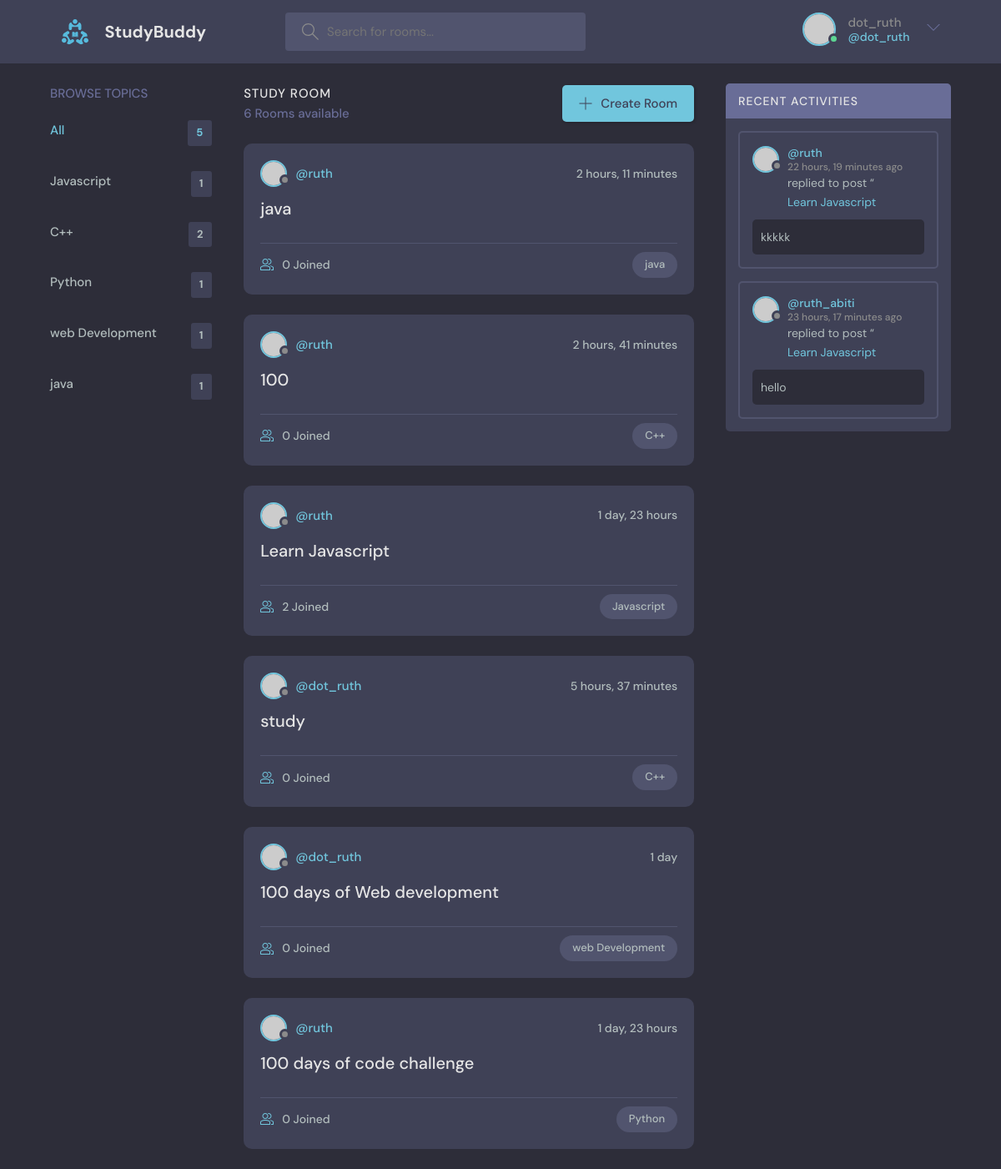
Screenshot of / (signed in) with the database file from the repository.
### base/models.py (models this page shows, shortened)
class Topic(models.Model):
    name = models.CharField(max_length=200)
    def __str__(self):
        return self.name

class Room(models.Model):
    host = models.ForeignKey(User, on_delete=models.SET_NULL, null=True)
    topic = models.ForeignKey(Topic, on_delete=models.SET_NULL, null=True)
    name = models.CharField(max_length=200)
    description = models.TextField(null=True, blank=True)
    participants = models.ManyToManyField(
        User, related_name='participants', blank=True)
    updated = models.DateTimeField(auto_now=True)
    created = models.DateTimeField(auto_now_add=True)
    class Meta:
        ordering = ['-updated', '-created']
    def __str__(self):
        return self.name

class Message(models.Model):
    user = models.ForeignKey(User, on_delete=models.CASCADE)
    room = models.ForeignKey(Room, on_delete=models.CASCADE)
    body = models.TextField()
    updated = models.DateTimeField(auto_now=True)
    created = models.DateTimeField(auto_now_add=True)
    class Meta:
        ordering = ['-updated', '-created']

### base/views.py (the view)
# urls.py: path('', views.home, name="home"),
def home(request):
    q = request.GET.get('q') if request.GET.get('q') != None else ''
    rooms = Room.objects.filter(Q(topic__name__icontains=q) |
                                Q(name__icontains=q) | Q(description__icontains=q))
    room_count = rooms.count
    room_message = Message.objects.filter(Q(room__name__icontains=q))
    topics = Topic.objects.all()
    context = {'rooms': rooms, 'topics': topics,
               'room_count': room_count, 'room_message': room_message}
    return render(request, 'base/home.html', context)

### base/templates/base/home.html (shortened to what this page needs)
{% extends 'main.html' %}
{% block content %}
    <main class="layout layout--3">
      <div class="container">
        {% include 'base/topics_component.html'%}
        <div class="roomList">
          <div class="roomList__header">
            <div>
              <h2>Study Room</h2>
              <p>{{room_count}} Rooms available</p>
            </div>
            <a class="btn btn--main" href="{% url 'create-room' %}">
              <svg version="1.1" xmlns="http://www.w3.org/2000/svg" width="32" height="32" viewBox="0 0 32 32">
                <title>add</title>
                <path
                  d="M16.943 0.943h-1.885v14.115h-14.115v1.885h14.115v14.115h1.885v-14.115h14.115v-1.885h-14.115v-14.115z"
                ></path>
              </svg>
              Create Room
            </a>
          </div>
          {% include 'base/feed_component.html' %}
        </div>
        {% include 'base/activities_component.html'%}
      </div>
    </main>
{% endblock content %}

### templates/navbar.html (shortened to what this page needs)
{% load static %}
<header class="header header--loggedIn">
   <div class="container">
     <a href="/" class="header__logo">
       <img src="{% static 'Images/logo.svg' %}" />
       <h1>StudyBuddy</h1>
     </a>
     <form class="header__search" method="GET" action="{% url 'home' %}">
       <label>
         <input placeholder="Search for rooms..." name="q" />
       </label>
     </form>
     <nav class="header__menu">
      {% if request.user.is_authenticated %}
       <div class="header__user">
         <a href="{% url 'user-profile' user.id%}">
           <div class="avatar avatar--medium active">
             <img src="https://randomuser.me/api/portraits/men/37.jpg" />
           </div>
           <p>{{request.user}} <span>@{{request.user}}</span></p>
         </a>
         <button class="dropdown-button">
           <svg version="1.1" xmlns="http://www.w3.org/2000/svg" width="32" height="32" viewBox="0 0 32 32">
             <title>chevron-down</title>
             <path d="M16 21l-13-13h-3l16 16 16-16h-3l-13 13z"></path>
           </svg>
         </button>
       </div>
       {% else %}
       <a href="{% url 'login' %}">
         <img src="{% static 'Images/avatar.svg' %}" />
         <p>Login</p>
       </a>
       {% endif %}
     </nav>
   </div>
 </header>

### base/templates/base/topics_component.html
<div class="topics">
    <div class="topics__header">
      <h2>Browse Topics</h2>
    </div>
    <ul class="topics__list">
      <li>
        <a href="{% url 'home'%}" class="active">All <span>{{topics.count}}</span></a>
      </li>
      {% for topic in topics%}
      <li>
        <a href="{% url 'home'%}?q={{topic.name}}">{{topic.name}} <span>{{topic.room_set.all.count}}</span></a>
      </li>
      {% endfor %}
    </ul>
  </div>

### base/templates/base/feed_component.html (shortened to what this page needs)
{% for room in rooms %}
<div class="roomListRoom">
    <div class="roomListRoom__header">
      <a href="{% url 'user-profile' room.host.id%}" class="roomListRoom__author">
        <div class="avatar avatar--small">
          <img src="https://randomuser.me/api/portraits/women/11.jpg" />
        </div>
        <span>@{{room.host.username}}</span>
      </a>
      <div class="roomListRoom__actions">
        <span>{{room.created|timesince}}</span>
      </div>
    </div>
    <div class="roomListRoom__content">
      <a href="{% url 'room' room.id %}">{{room.name}}</a>
    </div>
    <div class="roomListRoom__meta">
      <a href="{% url 'room' room.id %}" class="roomListRoom__joined">
        {{room.participants.all.count}} Joined
      </a>
      <p class="roomListRoom__topic">{{room.topic}}</p>
    </div>
  </div>
{% endfor %}

### base/templates/base/activities_component.html (shortened to what this page needs)
<div class="activities">
        <div class="activities__header">
          <h2>Recent Activities</h2>
        </div>
        {% for message in room_message %}
        <div class="activities__box">
          <div class="activities__boxHeader roomListRoom__header">
            <a href="{% url 'user-profile' message.user.id %}" class="roomListRoom__author">
              <div class="avatar avatar--small">
                <img src="https://randomuser.me/api/portraits/women/11.jpg" />
              </div>
              <p>
                @{{message.user}}
                <span>{{message.created|timesince}} ago</span>
              </p>
            </a>
          </div>
          <div class="activities__boxContent">
            <p>replied to post “<a href="{% url 'room' message.room.id%}">{{message.room}}</a></p>
            <div class="activities__boxRoomContent">
                {{message.body}}
            </div>
          </div>
        </div>
        {% endfor %}
      </div>

### rows the page displays
Topic: name "Javascript", room_set.all.count "1"
Topic: name "C++", room_set.all.count "2"
Topic: name "Python", room_set.all.count "1"
Topic: name "web Development", room_set.all.count "1"
Topic: name "java", room_set.all.count "1"
Room: host.username "ruth", created "2 hours, 11 minutes", name "java", participants.all.count "0", topic "java"
Room: host.username "ruth", created "2 hours, 41 minutes", name "100", participants.all.count "0", topic "C++"
Room: host.username "ruth", created "1 day, 23 hours", name "Learn Javascript", participants.all.count "2", topic "Javascript"
Room: host.username "dot_ruth", created "5 hours, 37 minutes", name "study", participants.all.count "0", topic "C++"
Room: host.username "dot_ruth", created "1 day", name "100 days of Web development", participants.all.count "0", topic "web Development"
Room: host.username "ruth", created "1 day, 23 hours", name "100 days of code challenge", participants.all.count "0", topic "Python"
Message: user "ruth", created "22 hours, 19 minutes", room "Learn Javascript", body "kkkkk"
Message: user "ruth_abiti", created "23 hours, 17 minutes", room "Learn Javascript", body "hello"

### other values shown
{{ request.user }} "dot_ruth"
{{ topics.count }} "5"
{{ room_count }} "6"
